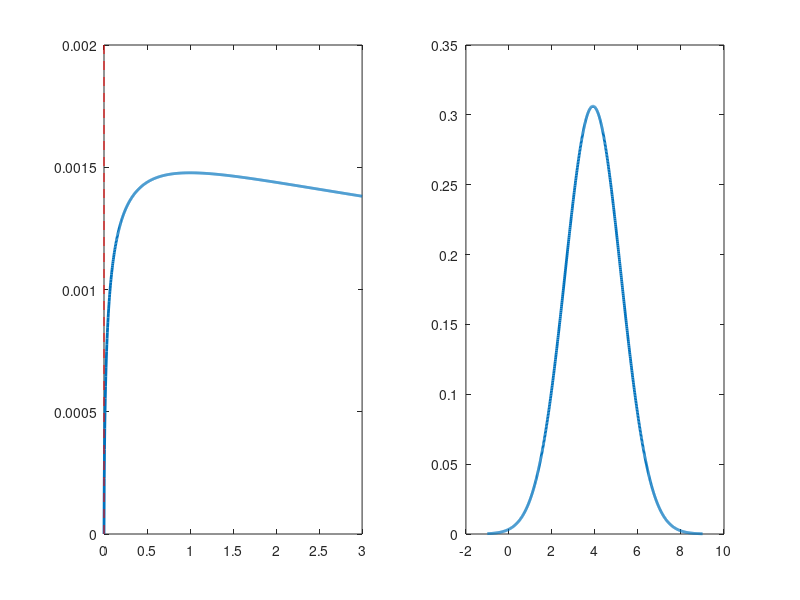

Write MATLAB code to recreate this figure. (Note: this script raises an error after producing the figure.)
LN_mode = 1;
LN_sigma = 3;
LN_mu = LN_sigma^2 + log(LN_mode);

figure (1);  clf ();

% LEFT: linear scale
alpha = linspace (0, 3, 1e3);
p = lognpdf (alpha, LN_mu, LN_sigma);
subplot (1, 2, 1);  plot (alpha, p, 'LineWidth', 2);
hold on;  plot ([0 0], ylim, 'r--');

% RIGHT: density of log10(alpha)
log10_alpha_mean = LN_mu / (log (10));
log10_alpha_sigma = LN_sigma / (log (10));
log10_alpha = linspace (-1, 9, 1e3);
p = normpdf (log10_alpha, log10_alpha_mean, log10_alpha_sigma);
subplot (1, 2, 2);  plot (log10_alpha, p, 'LineWidth', 2);

csvwrite ('images/PriorPDFlog.csv', [log10_alpha; p]');